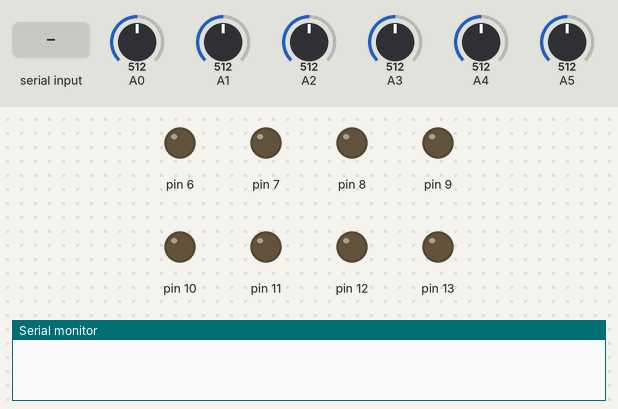
Recording of a sketch running on a simulated Arduino Uno, built with avr-gcc and run on an emulated ATmega328P. Shown: output pins drawn as LEDs (lit = HIGH), the last lines printed to the serial monitor. The test bench sets the inputs (shaded band); at power-on: A0 = 512, A1 = 512, A2 = 512, A3 = 512, A4 = 512, A5 = 512.

Above: at 1.2 s.
1.3 s: "0\n" received over Serial
At 1.8 s:
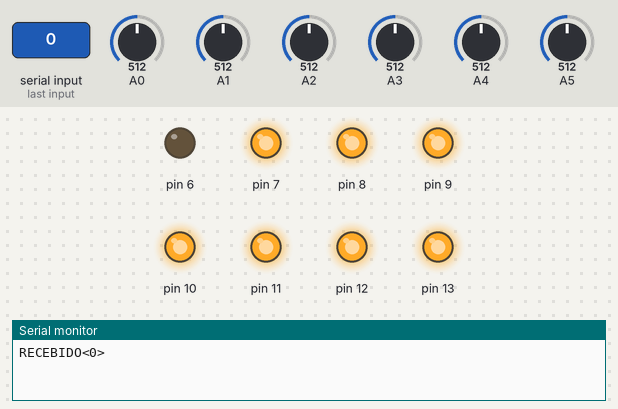
2.8 s: "1\n" received over Serial
At 4.0 s:
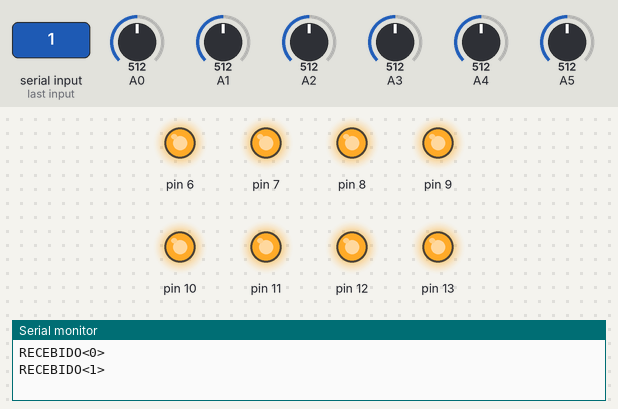
Timing chart, 0 to 5.8 s (numbered marks = the images above; inputs shaded):
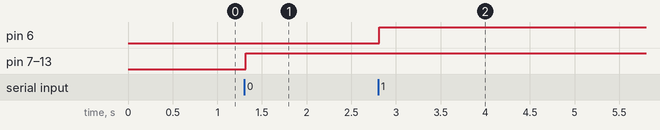

Measured:
- after the input at 1.3 s, pin 7–13: LOW → HIGH at once
- after the input at 2.8 s, pin 6: LOW → HIGH at once

The sketch:

IO_Magnus.ino
```cpp
#include <ezButton.h>

ezButton button1(2);
ezButton button2(3);
ezButton button3(4);
ezButton button4(5);
char mychar;
String inputString = "";
bool stringComplete = false;

void setup() {
  inputString.reserve(200);
  Serial.begin(9600);
  pinMode(6, OUTPUT);
  pinMode(7, OUTPUT);
  pinMode(8, OUTPUT);
  pinMode(9, OUTPUT);
  pinMode(10, OUTPUT);
  pinMode(11, OUTPUT);
  pinMode(12, OUTPUT);
  pinMode(13, OUTPUT);

  digitalWrite(6, LOW);
  digitalWrite(7, LOW);
  digitalWrite(8, LOW);
  digitalWrite(9, LOW);
  digitalWrite(10, LOW);
  digitalWrite(11, LOW);
  digitalWrite(12, LOW);
  digitalWrite(13, LOW);
  button1.setDebounceTime(50);
  button2.setDebounceTime(50);
  button3.setDebounceTime(50);
  button4.setDebounceTime(50);
}
void comand(String _comand)
    {


              char Buf[50];
              _comand.toCharArray(Buf, 50);

            if(Buf[0] == '0'){
              digitalWrite(6, LOW);
            }
            else{ digitalWrite(6, HIGH);}

            if(Buf[1] == '0'){
              digitalWrite(7, LOW);
            }
            else{ digitalWrite(7, HIGH);}


            if(Buf[2] == '0'){
              digitalWrite(8, LOW);
            }
            else{ digitalWrite(8, HIGH);}


            if(Buf[3] == '0'){
              digitalWrite(9, LOW);
            }
            else{ digitalWrite(9, HIGH);}


            if(Buf[4] == '0'){
              digitalWrite(10, LOW);
            }
            else{ digitalWrite(10, HIGH);}


            if(Buf[5] == '0'){
              digitalWrite(11, LOW);
            }
            else{ digitalWrite(11, HIGH);}


            if(Buf[6] == '0'){
              digitalWrite(12, LOW);
            }
            else{ digitalWrite(12, HIGH);}


            if(Buf[7] == '0'){
              digitalWrite(13, LOW);
            }
            else{ digitalWrite(13, HIGH);}

      }

void loop() {
  delay(10);
  /*
  button1.loop();
  button2.loop();
  button3.loop();
  button4.loop();

  //Serial.println("ALIVE");

  int btn1State = button1.getState();
  int btn2State = button2.getState();
  int btn3State = button3.getState();
  int btn4State = button3.getState();

  if(button1.isPressed())
    Serial.println("inPut1;low");

  if(button1.isReleased())
    Serial.println("inPut1;high");

  if(button2.isPressed())
    Serial.println("inPut2;low");

  if(button2.isReleased())
    Serial.println("inPut2;high");

  if(button3.isPressed())
    Serial.println("inPut3;low");

  if(button3.isReleased())
    Serial.println("inPut3;high");

  if(button4.isPressed())
    Serial.println("inPut4;low");

  if(button4.isReleased())
    Serial.println("inPut4;high");


*/

if (stringComplete) {
    Serial.println("RECEBIDO<" + inputString + ">");
    comand(inputString);

    inputString = "";
    stringComplete = false;
  }

  String analRead = "";
  analRead = "INPUT:";
  for(int a = 0;a < 6; a++)
  {

    if(a != 5)
    {
      analRead +=String(analogRead(a)) + ";" ;
    }
    else
    {
      analRead += String(analogRead(a));
    }

  }
 // Serial.println(analRead);


}


void serialEvent() {
  while (Serial.available())

  {
    inputString = Serial.readStringUntil('\r\n');
      stringComplete = true;
      //Serial.println("Received<" + inputString + ">"); //com essa linha funciona
    }

  }
```
